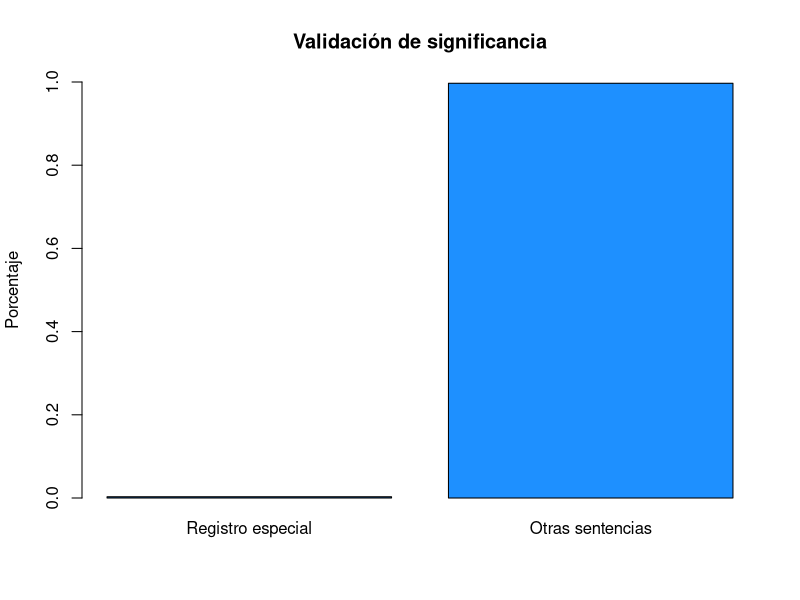
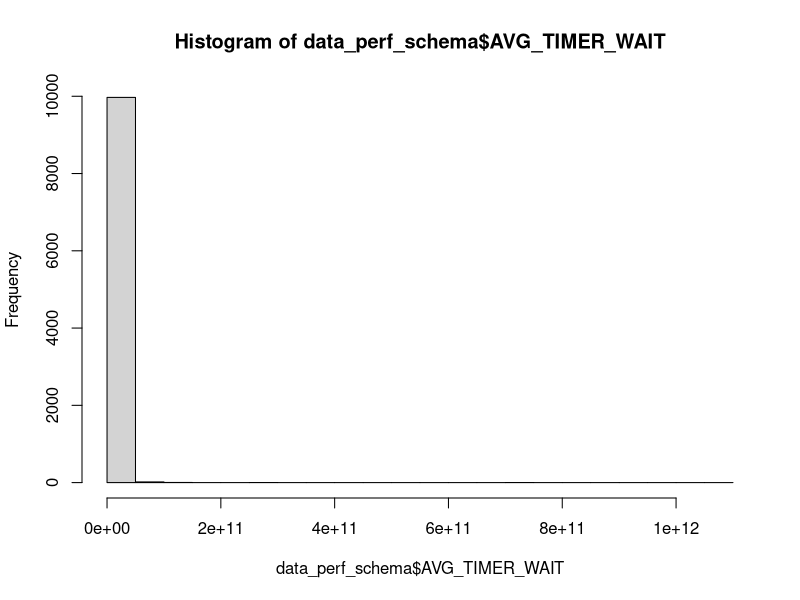
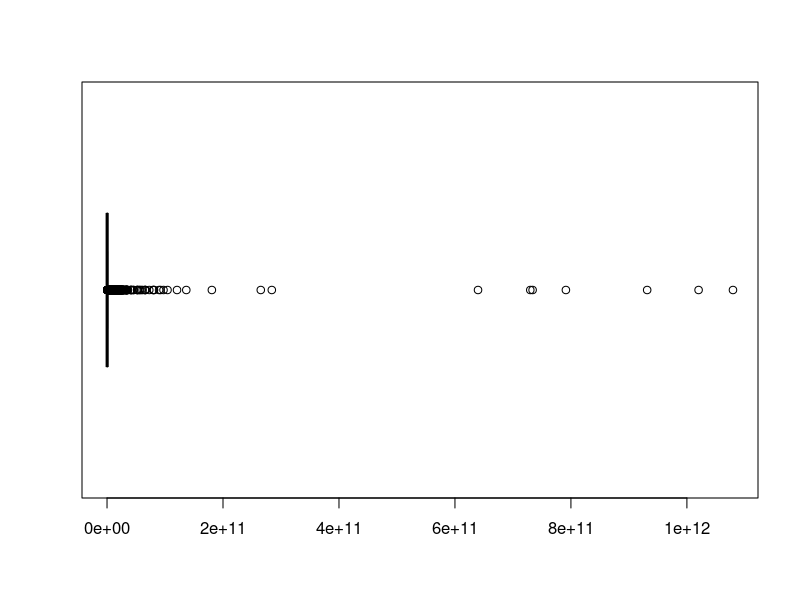

Here is the R script that generated these plots, in order:
## ---- chunk 1
knitr::opts_chunk$set(echo = TRUE)
## ---- chunk 2
data_perf_schema <- read.csv(file = "./data/events_statements_summary_by_digest_202412151135.csv")
## ---- chunk 3
total_count <- sum(data_perf_schema$COUNT_STAR)
special_row <- subset(data_perf_schema, SCHEMA_NAME == "" & DIGEST == "")
other_statements <- subset(data_perf_schema, DIGEST != "")

row_categories <- matrix(c(special_row$COUNT_STAR, sum(other_statements$COUNT_STAR)) / total_count, 
                         ncol = 2)
colnames(row_categories) <- c("Registro especial", "Otras sentencias")

barplot(row_categories, 
        ylim = c(0, 1), 
        col = c("dodgerblue", "red"), 
        main = "Validación de significancia", 
        ylab = "Porcentaje")
## ---- chunk 4
ordered_data_perf_schema <- data_perf_schema[order(data_perf_schema$COUNT_STAR, 
                                                   data_perf_schema$AVG_TIMER_WAIT , 
                                                   decreasing = TRUE), ]
## ---- chunk 5
hist(data_perf_schema$AVG_TIMER_WAIT, 
     breaks = 30)

boxplot(data_perf_schema$AVG_TIMER_WAIT, 
        horizontal = TRUE)
